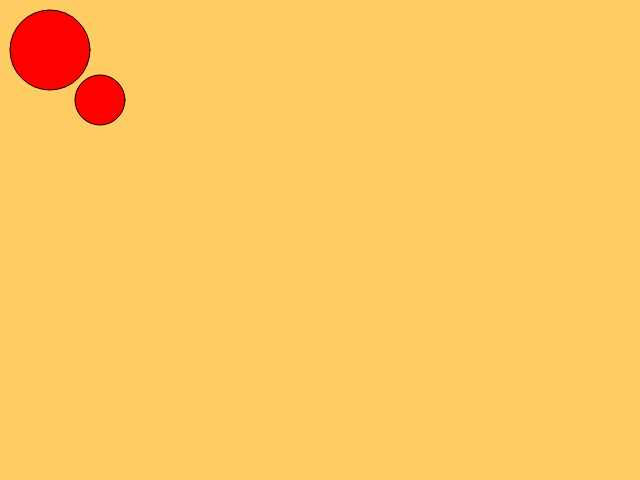
Frame 1 (no input)
Frame 60 (no input): identical to frame 1, image omitted
Frame 120 (the mouse pressed at the canvas centre since frame 60): identical to frame 1, image omitted

The p5.js sketch that drew this single still picture (run headless with seeded random() and noise() and a simulated clock; from frame 60 on, the mouse is pressed at the canvas centre):

// p5.js sketch
// ── sketch.js
let posX, posY;

function setup() {
    posX = 100; 
    posY = 100;
    createCanvas(640, 480);
    
    fill(255, 0, 0);
    background(255, 204, 0);
}

function draw() {
    background(255, 204, 100);
    updatePositionCercle();
    testOutOfScreen();
    ellipse(50, 50, 80, 80);
    circle(posX, posY, 50);
}

function updatePositionCercle() {
   
    if (keyIsDown(LEFT_ARROW)) {
        posX -= 5;
        console.log("flèche de droite appuyée")
    } else {
        console.log("pas appuyée");
    }
    if (keyIsDown(RIGHT_ARROW)) {
        posX += 5;
        console.log("flèche de gauche appuyée")
    } else {
        console.log("pas appuyée");
    }
    if (keyIsDown(UP_ARROW)) {
        posY -= 5;
        console.log("flèche du haut appuyée")
    } else {
        console.log("pas appuyée");
    }

    if (keyIsDown(DOWN_ARROW)) {
        posY += 5;
        console.log("flèche du bas appuyée")
    } else {
        console.log("pas appuyée");
    }
}

function testOutOfScreen() {
    
    if (posX < 0) {
       posX = 0; 
    }
    if (posX > 640) {
        posX = 640;
    }
    if (posY < 0 ) {
        posY = 0 ;
    }
    if (posY > 480) {
        posY = 480;
    }
}


    
